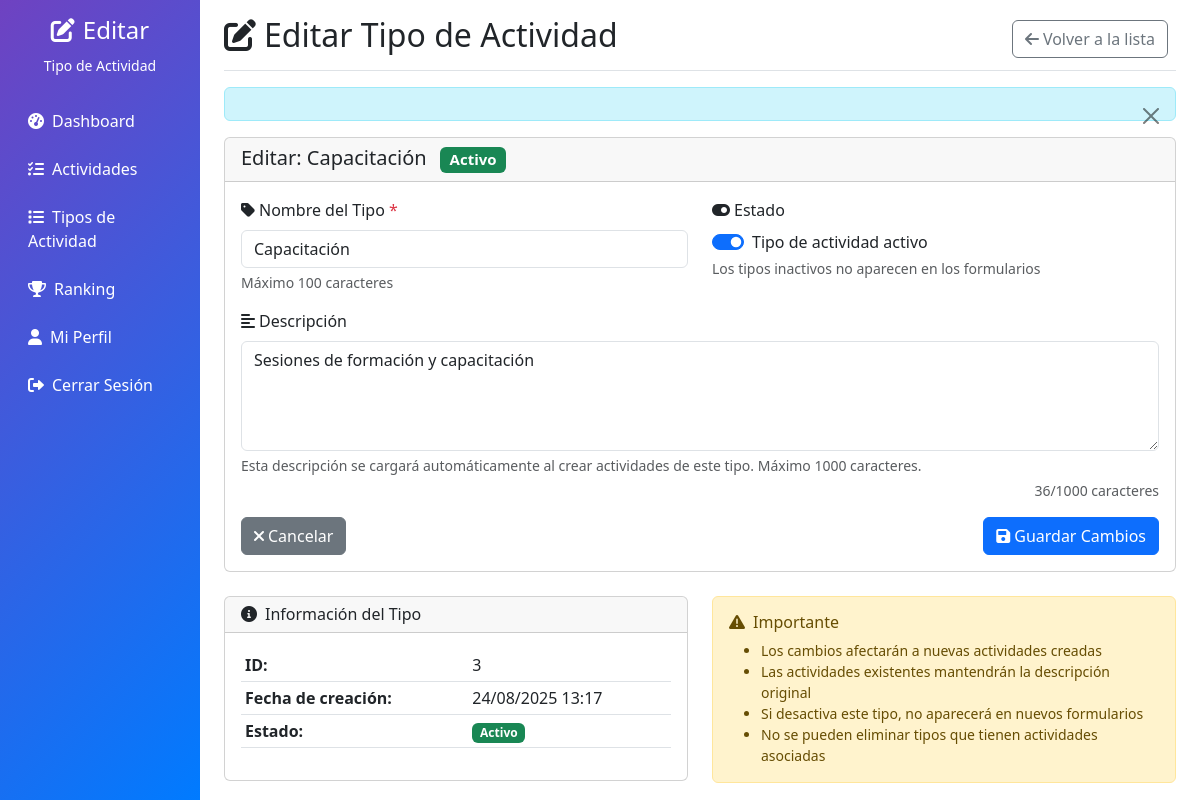
The app's page /activity-types/edit.php?id=3 (signed in) with its own data.
### tables this page shows
CREATE TABLE tipos_actividades (
            id INTEGER PRIMARY KEY AUTOINCREMENT,
            nombre VARCHAR(100) NOT NULL,
            descripcion TEXT,
            activo BOOLEAN DEFAULT 1,
            fecha_creacion TIMESTAMP DEFAULT CURRENT_TIMESTAMP
        );

### controllers/activityTypeController.php (called while the page is built, shortened)
<?php
require_once __DIR__ . '/../models/activityType.php';
class ActivityTypeController {
    private $activityTypeModel;
    public function __construct() {
        $this->activityTypeModel = new ActivityType();
    }
    public function showEditForm($id) {
        $activityType = $this->activityTypeModel->getActivityTypeById($id);
        include __DIR__ . '/../views/activity-types/edit.php';
    }
}
?>

### config/app.php (called while the page is built, shortened)
<?php
function url($path = '') {
    $isLocal = (
        isset($_SERVER['HTTP_HOST']) &&
        (strpos($_SERVER['HTTP_HOST'], 'localhost') !== false ||
         strpos($_SERVER['HTTP_HOST'], '127.0.0.1') !== false ||
         strpos($_SERVER['HTTP_HOST'], 'local') !== false)
    );
    $path = ltrim($path, '/');
    if ($isLocal) {
        $protocol = isset($_SERVER['HTTPS']) && $_SERVER['HTTPS'] === 'on' ? 'https' : 'http';
        $host = $_SERVER['HTTP_HOST'] ?? 'localhost:8000';
        return $protocol . '://' . $host . ($path ? '/' . $path : '');
    } else {
        return BASE_URL . ($path ? '/' . $path : '');
    }
}
?>

### includes/functions.php (called while the page is built, shortened)
<?php
require_once __DIR__ . '/../config/app.php';
function getFlashMessage() {
    if (isset($_SESSION['flash_message'])) {
        $message = $_SESSION['flash_message'];
        $type = $_SESSION['flash_type'] ?? 'info';
        return ['message' => $message, 'type' => $type];
    }
    return null;
}
?>

### models/activityType.php (called while the page is built, shortened)
<?php
require_once __DIR__ . '/../config/database.php';
require_once __DIR__ . '/../includes/functions.php';
class ActivityType {
    protected $db;
    public function __construct() {
        try {
            $database = new Database();
            $this->db = $database->getConnection();
        } catch (Exception $e) {
            error_log("ActivityType Model Error: " . $e->getMessage());
            $this->db = null;
        }
    }
    public function getActivityTypeById($id) {
        try {
            $stmt = $this->db->prepare("SELECT * FROM tipos_actividades WHERE id = ?");
            $stmt->execute([$id]);
            return $stmt->fetch();
        } catch (Exception $e) {
            logActivity("Error al obtener tipo de actividad por ID: " . $e->getMessage(), 'ERROR');
            return null;
        }
    }
}
?>

### config/database.php (called while the page is built, shortened)
<?php
class Database {
    public function getConnection() {
        $this->conn = null;
        if (file_exists(__DIR__ . '/../test_database.sqlite')) {
            try {
                $dsn = "sqlite:" . __DIR__ . '/../test_database.sqlite';
                $options = [
                    PDO::ATTR_ERRMODE => PDO::ERRMODE_EXCEPTION,
                    PDO::ATTR_DEFAULT_FETCH_MODE => PDO::FETCH_ASSOC,
                    PDO::ATTR_EMULATE_PREPARES => false,
                ];
                $this->conn = new PDO($dsn, null, null, $options);
                $this->conn->query("SELECT 1");
                return $this->conn;
            } catch(PDOException $exception) {
                error_log("SQLite Connection Error: " . $exception->getMessage());
            }
        }
        return $this->conn;
    }
}
?>

### views/activity-types/edit.php (the view, shortened to what this page needs)
<!DOCTYPE html>
<html lang="es">
<head>
    <link href="https://cdn.jsdelivr.net/npm/bootstrap@5.3.0/dist/css/bootstrap.min.css" rel="stylesheet">
    <link href="https://cdnjs.cloudflare.com/ajax/libs/font-awesome/6.0.0/css/all.min.css" rel="stylesheet">
</head>
<body>
    <div class="container-fluid">
        <div class="row">
            <nav class="col-md-2 d-none d-md-block sidebar">
                <div class="position-sticky pt-3">
                    <div class="text-center text-white mb-4">
                        <h4><i class="fas fa-edit me-2"></i>Editar</h4>
                        <small>Tipo de Actividad</small>
                    </div>
                    <ul class="nav flex-column">
                        <li class="nav-item mb-2">
                            <a class="nav-link text-white" href="<?= url('dashboards/admin.php') ?>">
                                <i class="fas fa-tachometer-alt me-2"></i>Dashboard
                            </a>
                        </li>
                        <li class="nav-item mb-2">
                            <a class="nav-link text-white" href="<?= url('activities/') ?>">
                                <i class="fas fa-tasks me-2"></i>Actividades
                            </a>
                        </li>
                        <li class="nav-item mb-2">
                            <a class="nav-link text-white active" href="<?= url('activity-types/') ?>">
                                <i class="fas fa-list me-2"></i>Tipos de Actividad
                            </a>
                        </li>
                        <li class="nav-item mb-2">
                            <a class="nav-link text-white" href="<?= url('ranking/') ?>">
                                <i class="fas fa-trophy me-2"></i>Ranking
                            </a>
                        </li>
                        <li class="nav-item mb-2">
                            <a class="nav-link text-white" href="<?= url('profile.php') ?>">
                                <i class="fas fa-user me-2"></i>Mi Perfil
                            </a>
                        </li>
                        <li class="nav-item">
                            <a class="nav-link text-white" href="<?= url('logout.php') ?>">
                                <i class="fas fa-sign-out-alt me-2"></i>Cerrar Sesión
                            </a>
                        </li>
                    </ul>
                </div>
            </nav>
            <main class="col-md-10 ms-sm-auto px-md-4">
                <div class="d-flex justify-content-between flex-wrap flex-md-nowrap align-items-center pt-3 pb-2 mb-3 border-bottom">
                    <h1 class="h2">
                        <i class="fas fa-edit me-2"></i>Editar Tipo de Actividad
                    </h1>
                    <div class="btn-toolbar mb-2 mb-md-0">
                        <div class="btn-group me-2">
                            <a href="<?= url('activity-types/') ?>" class="btn btn-outline-secondary">
                                <i class="fas fa-arrow-left me-1"></i>Volver a la lista
                            </a>
                        </div>
                    </div>
                </div>
                <?php $flash = getFlashMessage(); ?>
                <?php if ($flash): ?>
                    <div class="alert alert-<?= $flash['type'] === 'error' ? 'danger' : $flash['type'] ?> alert-dismissible fade show" role="alert">
                        <button type="button" class="btn-close" data-bs-dismiss="alert"></button>
                    </div>
                <?php endif; ?>
                <div class="card">
                    <div class="card-header">
                        <h5 class="card-title mb-0">
                            Editar: <?= htmlspecialchars($activityType['nombre']) ?>
                            <span class="badge bg-<?= $activityType['activo'] ? 'success' : 'secondary' ?> ms-2">
                                <?= $activityType['activo'] ? 'Activo' : 'Inactivo' ?>
                            </span>
                        </h5>
                    </div>
                    <div class="card-body">
                        <form method="POST">
                            <div class="row">
                                <div class="col-md-6">
                                    <div class="mb-3">
                                        <label for="nombre" class="form-label">
                                            <i class="fas fa-tag me-1"></i>Nombre del Tipo <span class="text-danger">*</span>
                                        </label>
                                        <input type="text"
                                               class="form-control"
                                               id="nombre"
                                               name="nombre"
                                               maxlength="100"
                                               value="<?= htmlspecialchars($_SESSION['form_data']['nombre'] ?? $activityType['nombre']) ?>"
                                               required>
                                        <div class="form-text">Máximo 100 caracteres</div>
                                    </div>
                                </div>
                                <div class="col-md-6">
                                    <div class="mb-3">
                                        <label for="activo" class="form-label">
                                            <i class="fas fa-toggle-on me-1"></i>Estado
                                        </label>
                                        <div class="form-check form-switch">
                                            <input class="form-check-input"
                                                   type="checkbox"
                                                   id="activo"
                                                   name="activo"
                                                   <?= ($_SESSION['form_data']['activo'] ?? $activityType['activo']) ? 'checked' : '' ?>>
                                            <label class="form-check-label" for="activo">
                                                Tipo de actividad activo
                                            </label>
                                        </div>
                                        <div class="form-text">Los tipos inactivos no aparecen en los formularios</div>
                                    </div>
                                </div>
                            </div>
                            <div class="mb-3">
                                <label for="descripcion" class="form-label">
                                    <i class="fas fa-align-left me-1"></i>Descripción
                                </label>
                                <textarea class="form-control"
                                          id="descripcion"
                                          name="descripcion"
                                          rows="4"
                                          maxlength="1000"
                                          placeholder="Descripción detallada del tipo de actividad..."><?= htmlspecialchars($_SESSION['form_data']['descripcion'] ?? $activityType['descripcion']) ?></textarea>
                                <div class="form-text">Esta descripción se cargará automáticamente al crear actividades de este tipo. Máximo 1000 caracteres.</div>
                            </div>
                            <div class="d-flex justify-content-between">
                                <a href="<?= url('activity-types/') ?>" class="btn btn-secondary">
                                    <i class="fas fa-times me-1"></i>Cancelar
                                </a>
                                <button type="submit" class="btn btn-primary">
                                    <i class="fas fa-save me-1"></i>Guardar Cambios
                                </button>
                            </div>
                        </form>
                    </div>
                </div>
                <div class="row mt-4">
                    <div class="col-md-6">
                        <div class="card">
                            <div class="card-header">
                                <h6 class="card-title mb-0">
                                    <i class="fas fa-info-circle me-2"></i>Información del Tipo
                                </h6>
                            </div>
                            <div class="card-body">
                                <table class="table table-sm">
                                    <tr>
                                        <td><strong>ID:</strong></td>
                                        <td><?= htmlspecialchars($activityType['id']) ?></td>
                                    </tr>
                                    <tr>
                                        <td><strong>Fecha de creación:</strong></td>
                                        <td><?= date('d/m/Y H:i', strtotime($activityType['fecha_creacion'])) ?></td>
                                    </tr>
                                    <tr>
                                        <td><strong>Estado:</strong></td>
                                        <td>
                                            <span class="badge bg-<?= $activityType['activo'] ? 'success' : 'secondary' ?>">
                                                <?= $activityType['activo'] ? 'Activo' : 'Inactivo' ?>
                                            </span>
                                        </td>
                                    </tr>
                                </table>
                            </div>
                        </div>
                    </div>
                    <div class="col-md-6">
                        <div class="alert alert-warning">
                            <h6><i class="fas fa-exclamation-triangle me-2"></i>Importante</h6>
                            <ul class="mb-0 small">
                                <li>Los cambios afectarán a nuevas actividades creadas</li>
                                <li>Las actividades existentes mantendrán la descripción original</li>
                                <li>Si desactiva este tipo, no aparecerá en nuevos formularios</li>
                                <li>No se pueden eliminar tipos que tienen actividades asociadas</li>
                            </ul>
                        </div>
                    </div>
                </div>
            </main>
        </div>
    </div>
</body>
</html>

### views/activity-types/edit.php (style rules this page uses)
.sidebar { min-height: 100vh; background: linear-gradient(135deg, #6f42c1 0%, #007bff 100%); }

### records on screen
tipos_actividades: nombre "Capacitación", activo "☑", descripcion "Sesiones de formación y capacitación", id "3", fecha_creacion "24/08/2025 13:17"
